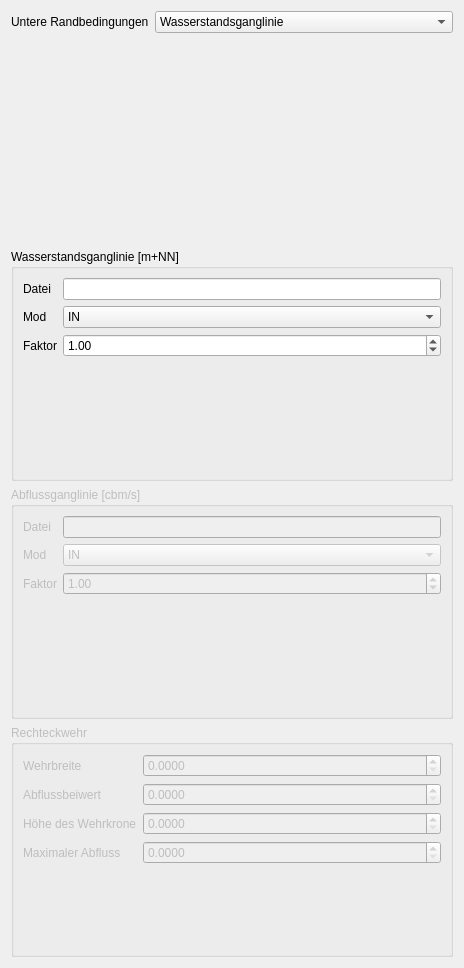
      <widget class="QWidget" name="bconds">
       <property name="geometry">
        <rect>
         <x>0</x>
         <y>0</y>
         <width>464</width>
         <height>968</height>
        </rect>
       </property>
       <attribute name="label">
        <string>Untere Randbedingungen</string>
       </attribute>
       <layout class="QVBoxLayout" name="verticalLayout_11">
        <item>
         <layout class="QFormLayout" name="formLayout_10">
          <item row="0" column="1">
           <widget class="QComboBox" name="p_idown">
            <property name="currentIndex">
             <number>2</number>
            </property>
            <item>
             <property name="text">
              <string>Rechteckwehr</string>
             </property>
            </item>
            <item>
             <property name="text">
              <string>Q-h Tabelle</string>
             </property>
            </item>
            <item>
             <property name="text">
              <string>Wasserstandsganglinie</string>
             </property>
            </item>
            <item>
             <property name="text">
              <string>Abflussganglinie</string>
             </property>
            </item>
           </widget>
          </item>
          <item row="0" column="0">
           <widget class="QLabel" name="label_47">
            <property name="text">
             <string>Untere Randbedingungen</string>
            </property>
           </widget>
          </item>
         </layout>
        </item>
        <item>
         <widget class="QGroupBox" name="g_wsg">
          <property name="title">
           <string>Wasserstandsganglinie [m+NN]</string>
          </property>
          <layout class="QFormLayout" name="formLayout_12">
           <item row="0" column="0">
            <widget class="QLabel" name="label_37">
             <property name="text">
              <string>Datei</string>
             </property>
            </widget>
           </item>
           <item row="0" column="1">
            <widget class="QLineEdit" name="p_wsg_dat"/>
           </item>
           <item row="1" column="0">
            <widget class="QLabel" name="label_54">
             <property name="text">
              <string>Mod</string>
             </property>
            </widget>
           </item>
           <item row="1" column="1">
            <widget class="QComboBox" name="p_wsg_mod">
             <item>
              <property name="text">
               <string>IN</string>
              </property>
             </item>
             <item>
              <property name="text">
               <string>ST</string>
              </property>
             </item>
            </widget>
           </item>
           <item row="2" column="0">
            <widget class="QLabel" name="label_55">
             <property name="text">
              <string>Faktor</string>
             </property>
            </widget>
           </item>
           <item row="2" column="1">
            <widget class="QDoubleSpinBox" name="p_wsg_fak">
             <property name="value">
              <double>1.000000000000000</double>
             </property>
            </widget>
           </item>
          </layout>
         </widget>
        </item>
        <item>
         <widget class="QGroupBox" name="g_abg">
          <property name="enabled">
           <bool>false</bool>
          </property>
          <property name="title">
           <string>Abflussganglinie [cbm/s]</string>
          </property>
          <layout class="QFormLayout" name="formLayout_11">
           <item row="0" column="0">
            <widget class="QLabel" name="label_57">
             <property name="text">
              <string>Datei</string>
             </property>
            </widget>
           </item>
           <item row="0" column="1">
            <widget class="QLineEdit" name="p_abg_dat"/>
           </item>
           <item row="1" column="0">
            <widget class="QLabel" name="label_58">
             <property name="text">
              <string>Mod</string>
             </property>
            </widget>
           </item>
           <item row="1" column="1">
            <widget class="QComboBox" name="p_abg_mod">
             <item>
              <property name="text">
               <string>IN</string>
              </property>
             </item>
             <item>
              <property name="text">
               <string>ST</string>
              </property>
             </item>
            </widget>
           </item>
           <item row="2" column="0">
            <widget class="QLabel" name="label_56">
             <property name="text">
              <string>Faktor</string>
             </property>
            </widget>
           </item>
           <item row="2" column="1">
            <widget class="QDoubleSpinBox" name="p_abg_fak">
             <property name="value">
              <double>1.000000000000000</double>
             </property>
            </widget>
           </item>
          </layout>
         </widget>
        </item>
        <item>
         <widget class="QGroupBox" name="g_wehr">
          <property name="enabled">
           <bool>false</bool>
          </property>
          <property name="title">
           <string>Rechteckwehr</string>
          </property>
          <layout class="QFormLayout" name="formLayout_13">
           <item row="0" column="0">
            <widget class="QLabel" name="label_59">
             <property name="text">
              <string>Wehrbreite</string>
             </property>
            </widget>
           </item>
           <item row="0" column="1">
            <widget class="QDoubleSpinBox" name="p_wehr_b">
             <property name="decimals">
              <number>4</number>
             </property>
             <property name="value">
              <double>0.000000000000000</double>
             </property>
            </widget>
           </item>
           <item row="2" column="0">
            <widget class="QLabel" name="label_60">
             <property name="text">
              <string>Abflussbeiwert</string>
             </property>
            </widget>
           </item>
           <item row="2" column="1">
            <widget class="QDoubleSpinBox" name="p_wehr_k">
             <property name="decimals">
              <number>4</number>
             </property>
             <property name="value">
              <double>0.000000000000000</double>
             </property>
            </widget>
           </item>
           <item row="4" column="0">
            <widget class="QLabel" name="label_62">
             <property name="text">
              <string>Höhe des Wehrkrone</string>
             </property>
            </widget>
           </item>
           <item row="4" column="1">
            <widget class="QDoubleSpinBox" name="p_wehr_h">
             <property name="decimals">
              <number>4</number>
             </property>
             <property name="value">
              <double>0.000000000000000</double>
             </property>
            </widget>
           </item>
           <item row="5" column="1">
            <widget class="QDoubleSpinBox" name="p_wehr_qm">
             <property name="decimals">
              <number>4</number>
             </property>
             <property name="value">
              <double>0.000000000000000</double>
             </property>
            </widget>
           </item>
           <item row="5" column="0">
            <widget class="QLabel" name="label_61">
             <property name="text">
              <string>Maximaler Abfluss</string>
             </property>
            </widget>
           </item>
          </layout>
         </widget>
        </item>
       </layout>
      </widget>
